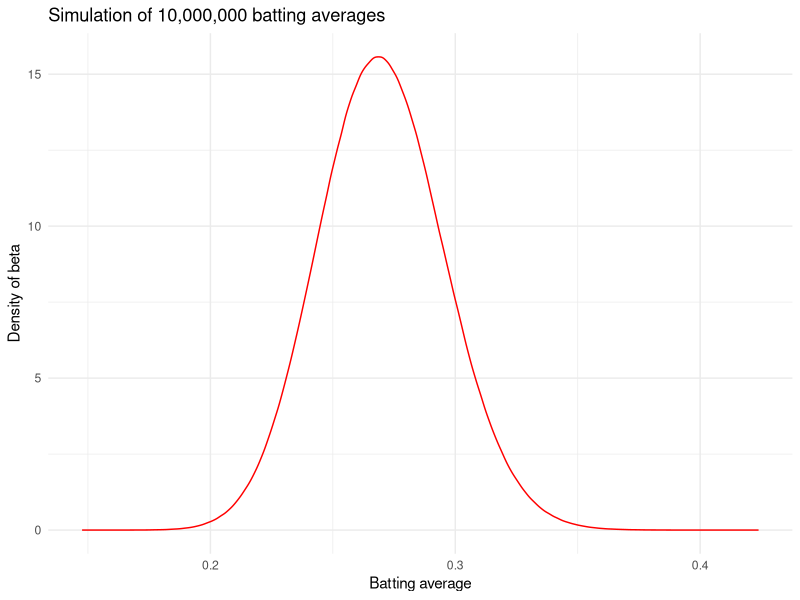

The R script that drew this image: (Note: this script raises an error after producing the figure.)
## ---- chunk 1
library(dplyr)
library(ggplot2)

theme_set(theme_minimal())
## ---- chunk 2
sim_batting_averages <- tibble(
  batting_avg = rbeta(10000000, 81, 219)
) |> 
  ggplot(aes(x = batting_avg)) +
  geom_density(color = "red") +
  labs(
    x = "Batting average",
    y = "Density of beta",
    title = "Simulation of 10,000,000 batting averages"
  )

sim_batting_averages
## ---- chunk 3
sim_multiple_batting_averages <- tibble(
  prior = rbeta(10000000, 81, 219),
  one_at_bat = rbeta(10000000, 82, 219),
  three_hundred_at_bats = rbeta(10000000, 181, 419)
) |> 
  ggplot(data = _) +
  geom_density(aes(x = prior), color = "red") +
  geom_density(aes(x = one_at_bat), color = "green") +
  geom_density(aes(x = three_hundred_at_bats), color = "blue")

sim_multiple_batting_averages
## ---- chunk 4
calculate_mean_beta <- function(alpha, beta) {
  alpha / (alpha + beta)
}

calculate_mean_beta(82 + 100, 219 + 200)
## ---- chunk 5
num_trials <- 10e6

simulations <- tibble(
  true_average = rbeta(num_trials, 81, 219),
  hits = rbinom(num_trials, 300, true_average)
)

simulations
## ---- chunk 6
hit_100 <- simulations |> 
  filter(hits == 100)

hit_100
## ---- chunk 7
hit_100 |>
  ggplot(data = _) +
  geom_histogram(aes(x = true_average, y = ..density..)) +
  geom_density(aes(x = true_average), color = "red")
## ---- chunk 8
simulations |> 
  filter(hits %in% c(60, 80, 100)) |> 
  ggplot(aes(x = true_average, color = factor(hits))) + 
  geom_density() +
  labs(
    x = "True average of players with H hits / 300 at-bats",
    color = "H"
  )
